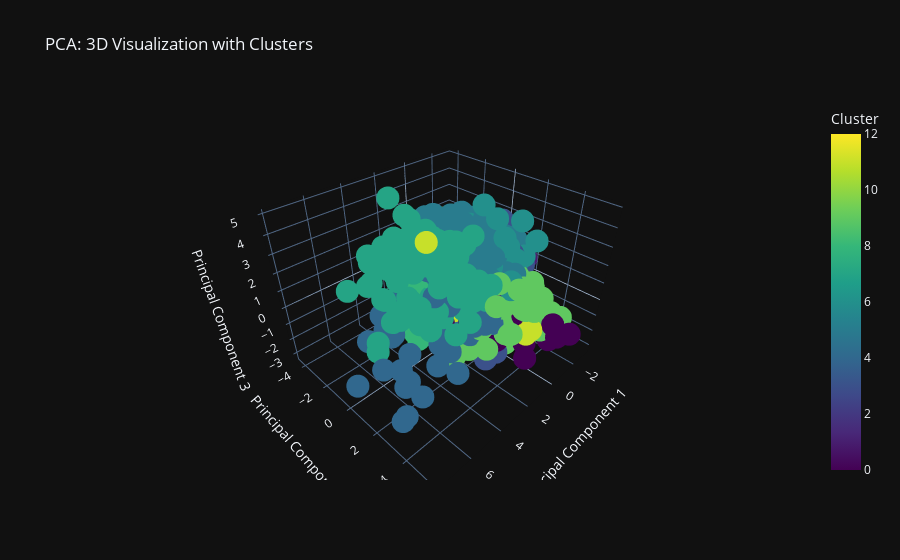

Source (notebook cell):
### Code cell
# Assuming X_pca is the PCA-transformed data and kmeans.labels_ are the cluster labels
pca_df = pd.DataFrame(X_pca, columns=['PC1', 'PC2', 'PC3'])

# Add the cluster labels to the dataframe for coloring
pca_df['Cluster'] = kmeans.labels_

# Create a 3D scatter plot using Plotly
fig = px.scatter_3d(pca_df, x='PC1', y='PC2', z='PC3', color='Cluster', color_continuous_scale= 'viridis',
                    title="PCA: 3D Visualization with Clusters", 
                    labels={'PC1': 'Principal Component 1', 'PC2': 'Principal Component 2', 'PC3': 'Principal Component 3'})

# Show the interactive plot
fig.show()

### Figure 1 — Plotly figure (JSON) as saved in the notebook; plotly's stock layout.template omitted (floating-point values rounded to 4 significant figures; data arrays with more than 128 entries replaced by an {"elided": "..."} marker saying what was removed)
{"data": [{"hovertemplate": "Principal Component 1=%{x}<br>Principal Component 2=%{y}<br>Principal Component 3=%{z}<br>Cluster=%{marker.color}<extra></extra>", "legendgroup": "", "marker": {"color": {"elided": "1502 int values"}, "coloraxis": "coloraxis", "symbol": "circle"}, "mode": "markers", "name": "", "scene": "scene", "showlegend": false, "x": {"elided": "1502 float values"}, "y": {"elided": "1502 float values"}, "z": {"elided": "1502 float values"}, "type": "scatter3d"}], "layout": {"scene": {"domain": {"x": [0.0, 1.0], "y": [0.0, 1.0]}, "xaxis": {"title": {"text": "Principal Component 1"}}, "yaxis": {"title": {"text": "Principal Component 2"}}, "zaxis": {"title": {"text": "Principal Component 3"}}}, "coloraxis": {"colorbar": {"title": {"text": "Cluster"}}, "colorscale": [[0.0, "#440154"], [0.1111, "#482878"], [0.2222, "#3e4989"], [0.3333, "#31688e"], [0.4444, "#26828e"], [0.5556, "#1f9e89"], [0.6667, "#35b779"], [0.7778, "#6ece58"], [0.8889, "#b5de2b"], [1.0, "#fde725"]]}, "legend": {"tracegroupgap": 0}, "title": {"text": "PCA: 3D Visualization with Clusters"}}}
